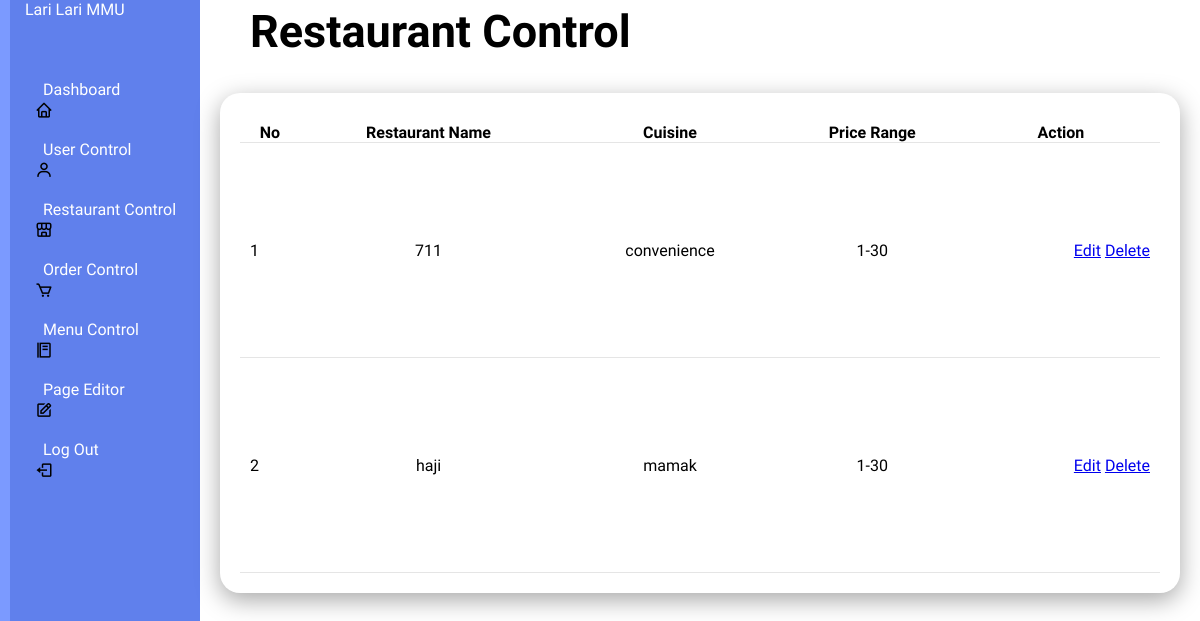
Before: /restaurantcontrol with the older database file.
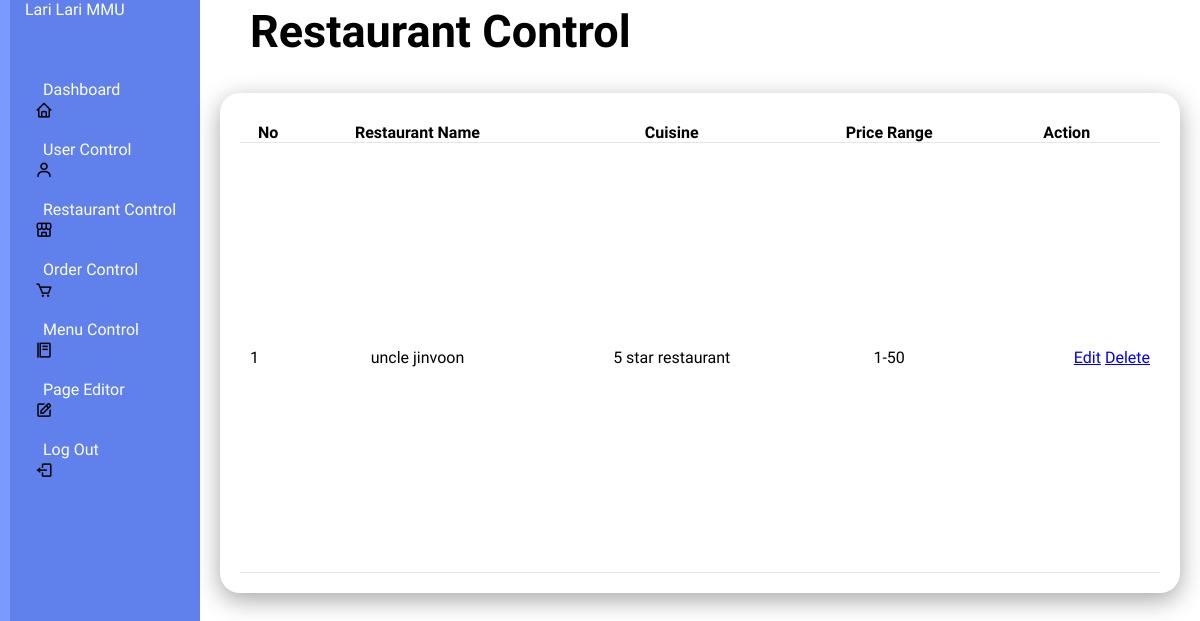
After: the same page with the newer database file.
### tables this page shows
CREATE TABLE restaurants (
            id INTEGER PRIMARY KEY AUTOINCREMENT,
            name TEXT NOT NULL UNIQUE,
            cuisine TEXT NOT NULL,
            price_range TEXT NOT NULL,
            owner_username TEXT NOT NULL,
            FOREIGN KEY (owner_username) REFERENCES users(username)
        );

### app.py (the view)
@app.route('/restaurantcontrol', methods=['GET'])
def restaurantcontrol():
    conn = get_db_connection()
    cursor = conn.cursor()
    query = """
        SELECT id, name, cuisine, price_range
        FROM restaurants
    """
    cursor.execute(query)
    restaurants = cursor.fetchall()
    conn.close()
    return render_template('restaurantcontrol.html', restaurants=restaurants)

### app.py (called while the page is built)
def get_db_connection():
    con = sqlite3.connect(os.path.join(os.path.dirname(__file__), 'database.db'))
    con.row_factory = sqlite3.Row
    return con

### templates/restaurantcontrol.html (shortened to what this page needs)
<!DOCTYPE html>
<html lang="en">
<head>
    <link rel="stylesheet" type="text/css" href="../static/style(admin2).css">
    <link rel="stylesheet" href="https://unpkg.com/boxicons@latest/css/boxicons.min.css">
        <link href="https://cdn.jsdelivr.net/npm/remixicon@4.3.0/fonts/remixicon.css" rel="stylesheet"/>
        <link rel="stylesheet" href="https://unpkg.com/aos@next/dist/aos.css" />
</head>
</head>
<body>
    <div class="admincontainer">
        <div class="navbar">
            <ul>
                <li><a href="#">Lari Lari MMU</a></li>
                <li><i class='bx bx-home'></i><a href="/admin">Dashboard</a></li>
                <li><i class='bx bx-user'></i><a href="/usercontrol">User Control</a></li>
                <li><i class='bx bx-store-alt'></i><a href="/restaurantcontrol">Restaurant Control</a></li>
                <li><i class='bx bx-cart'></i><a href="/ordercontrol">Order Control</a></li>
                <li><i class='bx bx-food-menu'></i><a href="/menucontrol">Menu Control</a></li>
                <li><i class='bx bx-edit'></i><a href="/pageEditor">Page Editor</a></li>
                <li><i class='bx bx-log-out'></i><a href="/logout">Log Out</a></li>
            </ul>
        </div>
    </div>
    <div class="admin-main">
        <div class="admin-header">
            <h2>Restaurant Control</h2>
        </div>
        <div class="admin-table">
            <div class="table-body">
                <table>
                    <thead>
                        <tr>
                            <th>No</th>
                            <th>Restaurant Name</th>
                            <th>Cuisine</th>
                            <th>Price Range</th>
                            <th>Action</th>
                        </tr>
                    </thead>
                    <tbody>
                        {% for restaurant in restaurants %}
                        <tr>
                            <td>{{ loop.index }}</td>
                            <td>{{ restaurant.name }}</td>
                            <td>{{ restaurant.cuisine }}</td>
                            <td>{{ restaurant.price_range }}</td>
                            <td class="actions">
                                <a href="{{ url_for('edit_restaurant', restaurant_id=restaurant.id) }}">Edit</a>
                                <a href="{{ url_for('delete_restaurant', restaurant_id=restaurant.id) }}" onclick="return confirm('Are you sure you want to delete this restaurant?')">Delete</a>
                            </td>
                        </tr>
                        {% endfor %}
                    </tbody>
                </table>
            </div>
        </div>
    </div>
</body>
</html>

Changed rows visible on the page:
removed restaurants: name "haji", cuisine "mamak", price_range "1-30"
changed restaurants: name "711" → "uncle jinvoon"; cuisine "convenience" → "5 star restaurant"; price_range "1-30" → "1-50"
